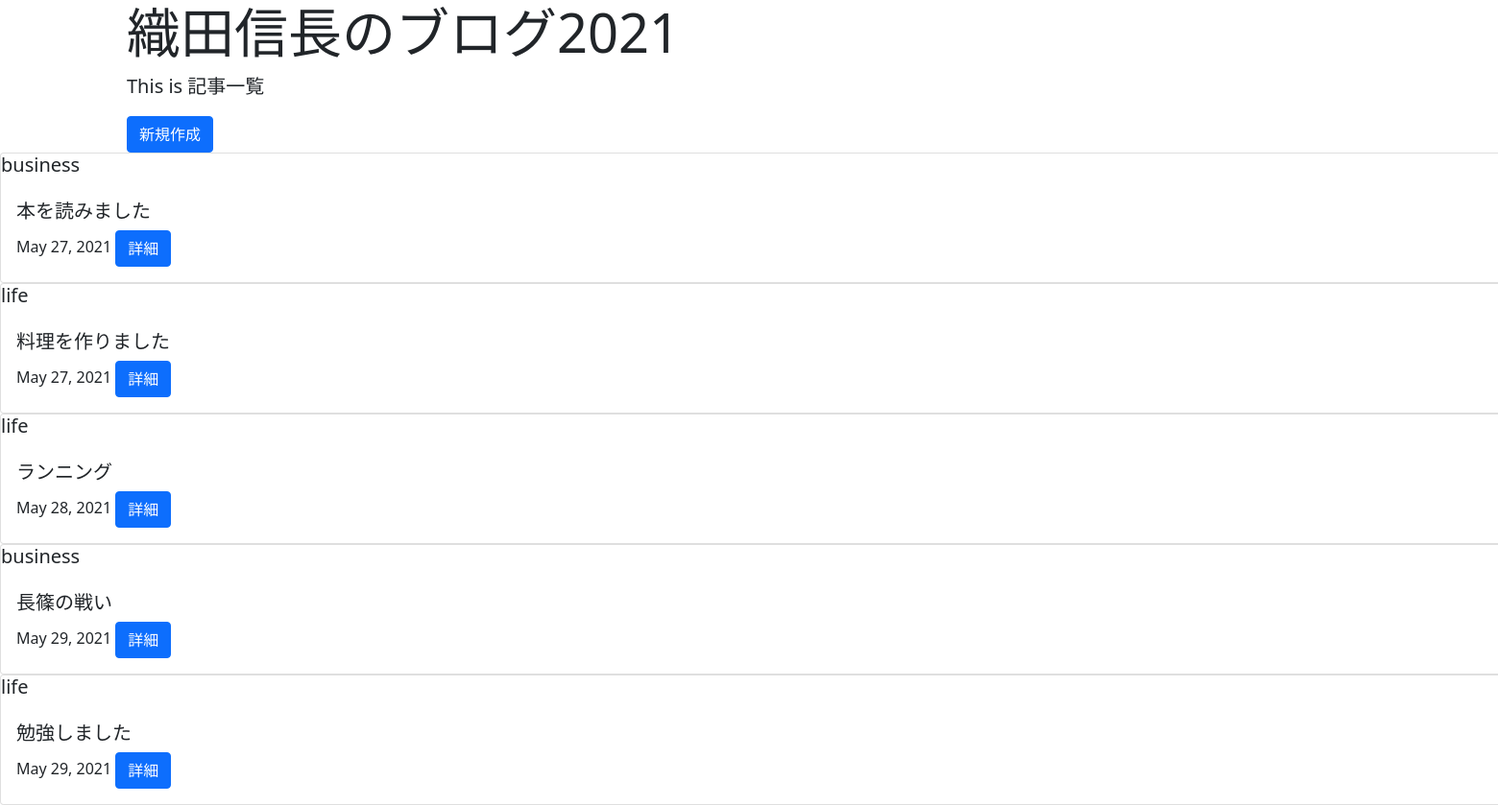
The page /list/ on the database as committed earlier.
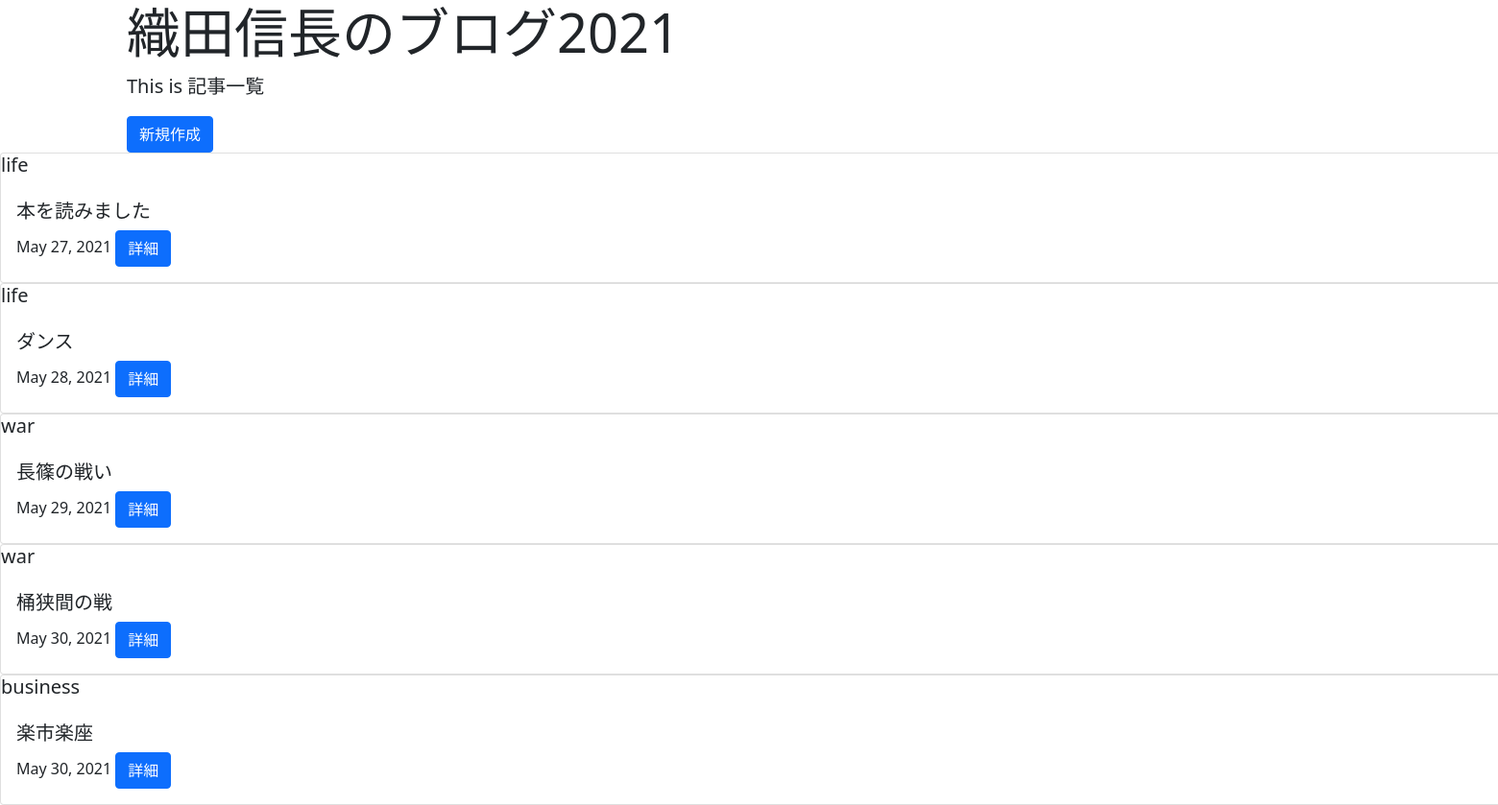
The same page on the database as committed later.
### blogapp/models.py (models this page shows, shortened)
class BlogModel(models.Model):
    title = models.CharField(max_length=100)
    content = models.TextField()
    postdate = models.DateField(auto_now_add=True)
    category = models.CharField(
        max_length=50,
        choices= CATEGORY
    )

### blogapp/views.py (the view)
# urls.py: path('list/', BlogList.as_view(), name='list'),
class BlogList(ListView):
    template_name = 'list.html'
    model = BlogModel

### templates/list.html (shortened to what this page needs)
{% extends 'base.html' %}
{% block header %}
<div class="jumbotron jumbotron-fluid">
  <div class="container">
    <h2 class="display-4">織田信長のブログ2021</h2>
    <p class="lead">This is 記事一覧</p>
  </div>
</div>
{% endblock header %}
{% block content %}
  <div class="container">
  <a href = "{% url 'create' %}" class = "btn btn-primary">新規作成</a>
  </div>
  {% for item in object_list %}
  <div class="card" style="width: 180rem;">
    <h5 class = "card_header">{{item.category}}</h5>
    <div class="card-body">
      <h5 class="card-title">{{item.title}}</h5>
      <h7 class="card-title">{{item.postdate}}</h5>
      <a href="{% url 'detail' item.pk %}" class="btn btn-primary">詳細</a>
        </div>
      </div>
  {% endfor %}
{% endblock content %}

### templates/base.html (shortened to what this page needs)
<!doctype html>
<html lang="en">
  <head>
    <link href="https://cdn.jsdelivr.net/npm/bootstrap@5.0.1/dist/css/bootstrap.min.css" rel="stylesheet">
  </head>
  <body>
    {% block header %}
    {% endblock header %}
    {% block content %}
    {% endblock content %}
  </body>
</html>

Rows that differ between the two databases and show on the page:
removed BlogModel: category "business", title "本を読みました", postdate "May 27, 2021"
removed BlogModel: category "life", title "勉強しました", postdate "May 29, 2021"
changed BlogModel: title "料理を作りました" → "本を読みました"
changed BlogModel: title "ランニング" → "ダンス"
changed BlogModel "長篠の戦い": category "business" → "war"
added BlogModel: category "war", title "桶狭間の戦", postdate "May 30, 2021"
added BlogModel: category "business", title "楽市楽座", postdate "May 30, 2021"
